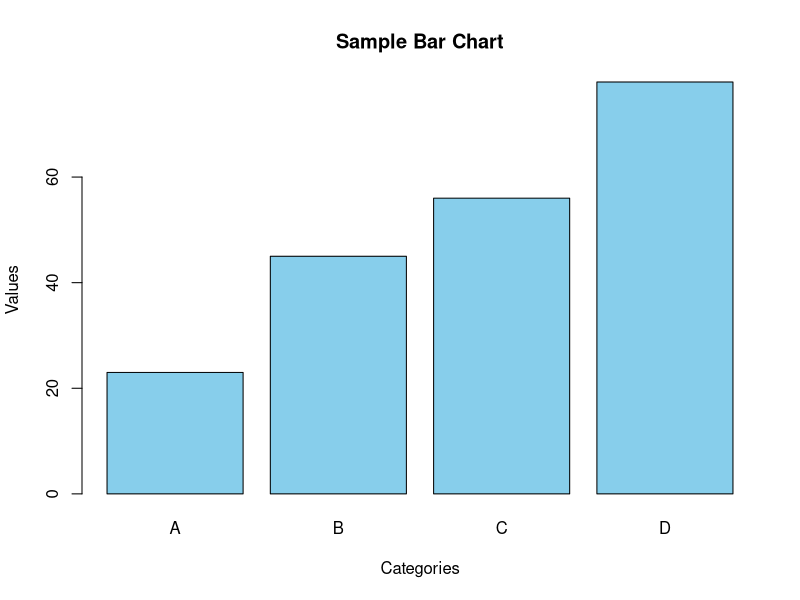

This figure's R source:
# R script to create a bar plot and save it

# Create sample data
categories <- c("A", "B", "C", "D")
values <- c(23, 45, 56, 78)

# Create the bar plot
barplot(values, 
        names.arg = categories,
        main = "Sample Bar Chart",
        xlab = "Categories",
        ylab = "Values",
        col = "skyblue",
        border = "black")

# Optionally, save the plot to a file
# png("my_bar_chart.png")
# barplot(values, 
#         names.arg = categories,
#         main = "Sample Bar Chart",
#         xlab = "Categories",
#         ylab = "Values",
#         col = "skyblue",
#         border = "black")
# dev.off()
